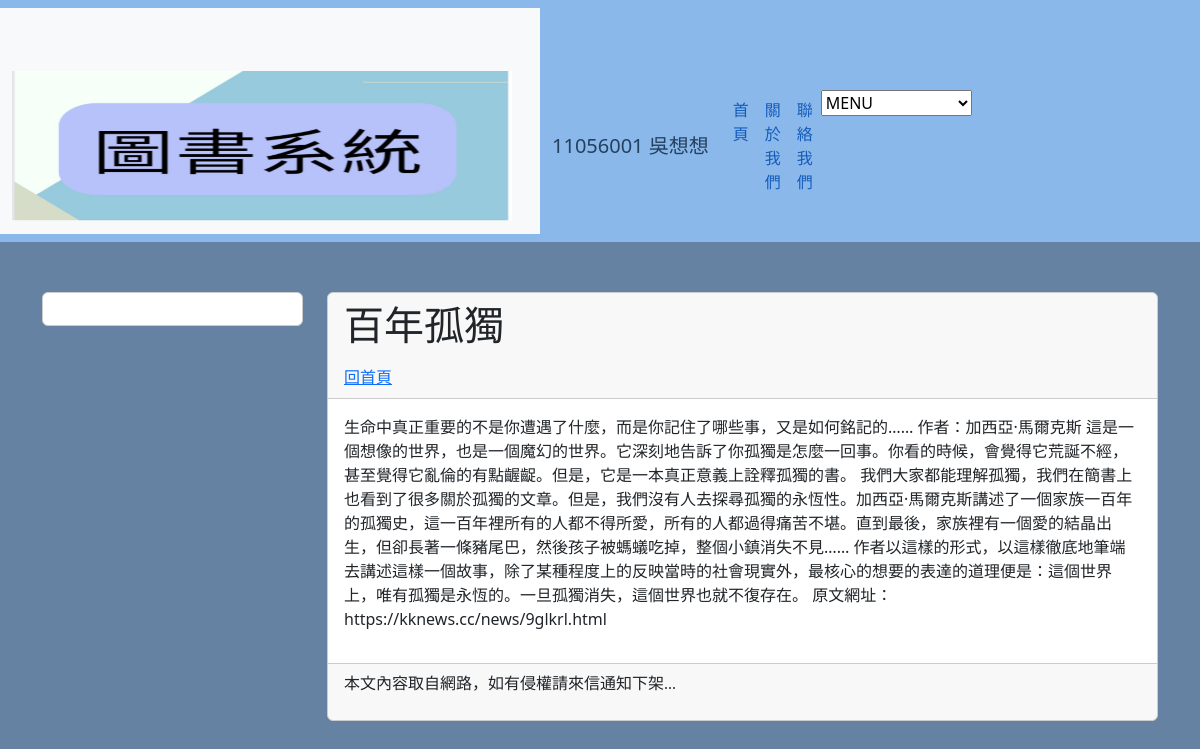
The page /post/0/ on the database as committed earlier.
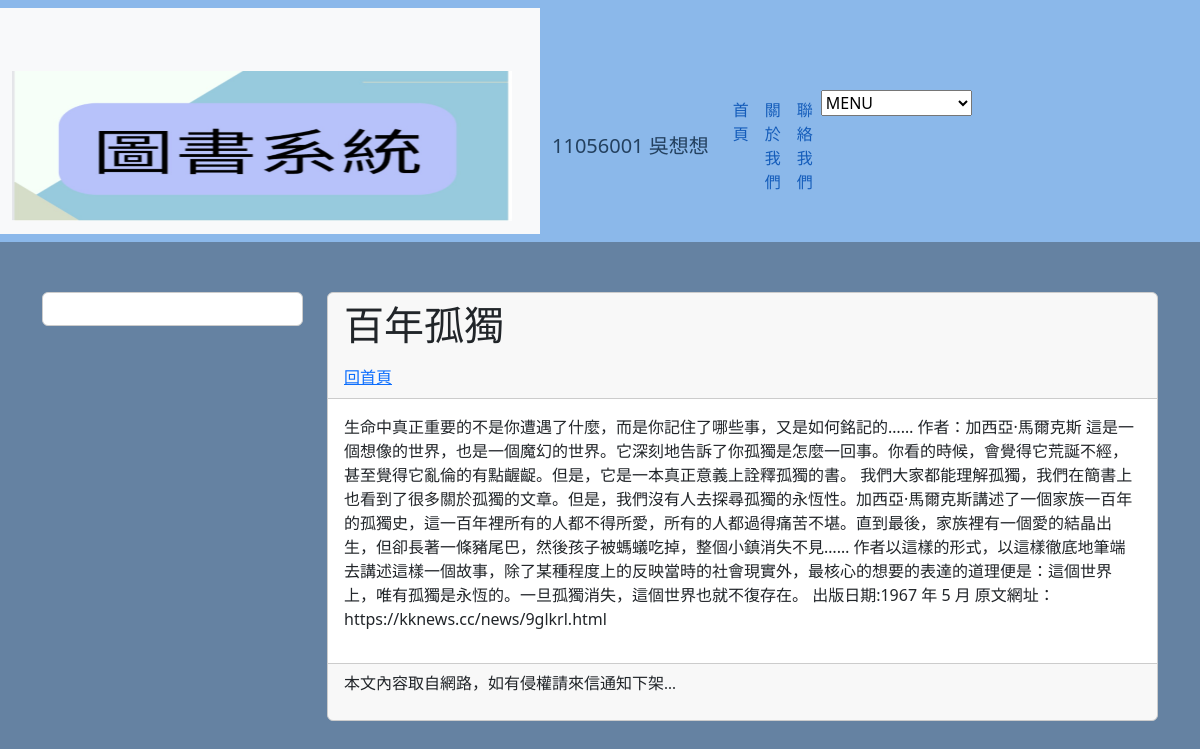
The same page on the database as committed later.
### book/models.py (models this page shows, shortened)
class Postbb(models.Model):
    title = models.CharField(max_length=200)
    slug = models.SlugField()  # 确保slug字段是SlugField类型
    body = models.TextField()  # 确保body字段是TextField类型
    pub_date = models.DateTimeField(auto_now_add=True)
    class Meta:
        ordering = ('-pub_date', )

### book/views.py (the view)
# urls.py: path('post/<slug:slug>/', showpost, name="showpost")
def showpost(request, slug):
    try:
        postbb = Postbb.objects.get(slug=slug)
        if postbb != None:
            return render(request, 'post.html', locals())
        else:
            return redirect("/")
    except:
        return redirect("/")

### templates/post.html (shortened to what this page needs)
{% extends "base2.html" %}
{% block headmessage %}
<a style='font-family:微軟正黑體;' href='/'>回首頁</a>
{% endblock headmessage %}

### templates/base2.html (shortened to what this page needs)
<!DOCTYPE html>
<html lang="en">
<head>
    <link href="https://cdn.jsdelivr.net/npm/bootstrap@5.3.2/dist/css/bootstrap.min.css" rel="stylesheet">
</head>
<body>
    <nav class="navbar navbar-expand-lg navbar-dark" >
        <nav class="navbar navbar-expand-lg navbar-light bg-light">
            <div class="container">
                <a class="navbar-brand" href="#">
                    <img src="/static/images/abcd.jpg" width="500" height="150" class="d-inline-block align-top" alt="Navbar Logo">
                </a>
            </nav>
        <div class="container">
            <a class="navbar-brand" href="#">11056001 吳想想</a>
            <div class="collapse navbar-collapse" id="navbarNav">
                <ul class="navbar-nav ml-auto">
                    <li class="nav-item">
                        <a class="nav-link" href="/">首頁</a>
                    </li>
                    <li class="nav-item">
                        <a class="nav-link" href="#">關於我們</a>
                    </li>
                    <li class="nav-item">
                        <a class="nav-link" href="#">聯絡我們</a>
                    </li>
                    <div class="nav-item">
                    <li class="nav-item ml-auto">
                        <select id="pages" class="custom-select" onchange="window.location.href=this.value;">
                            <option value="">MENU</option>
                        </select>
                    </li>
                    </div>
                    <div class="container">
                    </div>
                </ul>
            </div>
        </div>
    </nav>
    <div class="container">
        <div class="row">
            <div class="col-sm-12 col-md-3">
                <div class="card">
                    <div class="card-body">
                    </div>
                </div>
            </div>
            <div class="col-sm-12 col-md-9">
                <div class="card">
                    <div class="card-header">
                        <h1>{{ postbb.title }}</h1>
                        {% block headmessage %}
                        {% endblock %}
                    </div>
                    <div class="card-body">
                        {{ postbb.body }}
                    </div>
                    <div class="card-footer">
                        {% include 'footer.html' %}
                    </div>
                </div>
            </div>
        </div>
    </div>
</body>
</html>

Rows that differ between the two databases and show on the page:
changed Postbb "百年孤獨": body "…作者：加西亞·馬爾克斯 這是一個想像的世界，也是一個魔幻的世界。它深刻地告訴了你孤獨是怎麼一回事。你看的時候，會覺得它荒誕不經，甚至覺得它亂倫的有點齷齪。但是，它是一本真正意義上詮釋孤獨的書。 我們大家都能理解孤獨，我們在簡書上也看到了很多關於孤獨的文章。但是，我們沒有人去探尋孤獨的永恆性。加西亞·馬爾克斯講述了一個家族一百年的孤獨史，這一百年裡所有的人都不得所愛，所有的人都過得痛苦不堪。直到最後，家族裡有一個愛的結晶出生，但卻長著一條豬尾巴，然後孩子被螞蟻吃掉，整個小鎮消失不見…… 作者以這樣的形式，以這樣徹底地筆端去講述這樣一個故事，除了某種程度上的反映當時的社會現實外，最核心的想要的表達的道理便是：這個世界上，唯有孤獨是永恆的。一旦孤獨消失，這個世界也就不復存在。 原文網址：https://kknews.cc/news/9glkrl.html" → "…作者：加西亞·馬爾克斯 這是一個想像的世界，也是一個魔幻的世界。它深刻地告訴了你孤獨是怎麼一回事。你看的時候，會覺得它荒誕不經，甚至覺得它亂倫的有點齷齪。但是，它是一本真正意義上詮釋孤獨的書。 我們大家都能理解孤獨，我們在簡書上也看到了很多關於孤獨的文章。但是，我們沒有人去探尋孤獨的永恆性。加西亞·馬爾克斯講述了一個家族一百年的孤獨史，這一百年裡所有的人都不得所愛，所有的人都過得痛苦不堪。直到最後，家族裡有一個愛的結晶出生，但卻長著一條豬尾巴，然後孩子被螞蟻吃掉，整個小鎮消失不見…… 作者以這樣的形式，以這樣徹底地筆端去講述這樣一個故事，除了某種程度上的反映當時的社會現實外，最核心的想要的表達的道理便是：這個世界上，唯有孤獨是永恆的。一旦孤獨消失，這個世界也就不復存在。 出版日期:1967 年 5 月 原文網址：https://kknews.cc/news/9glkrl.html"
